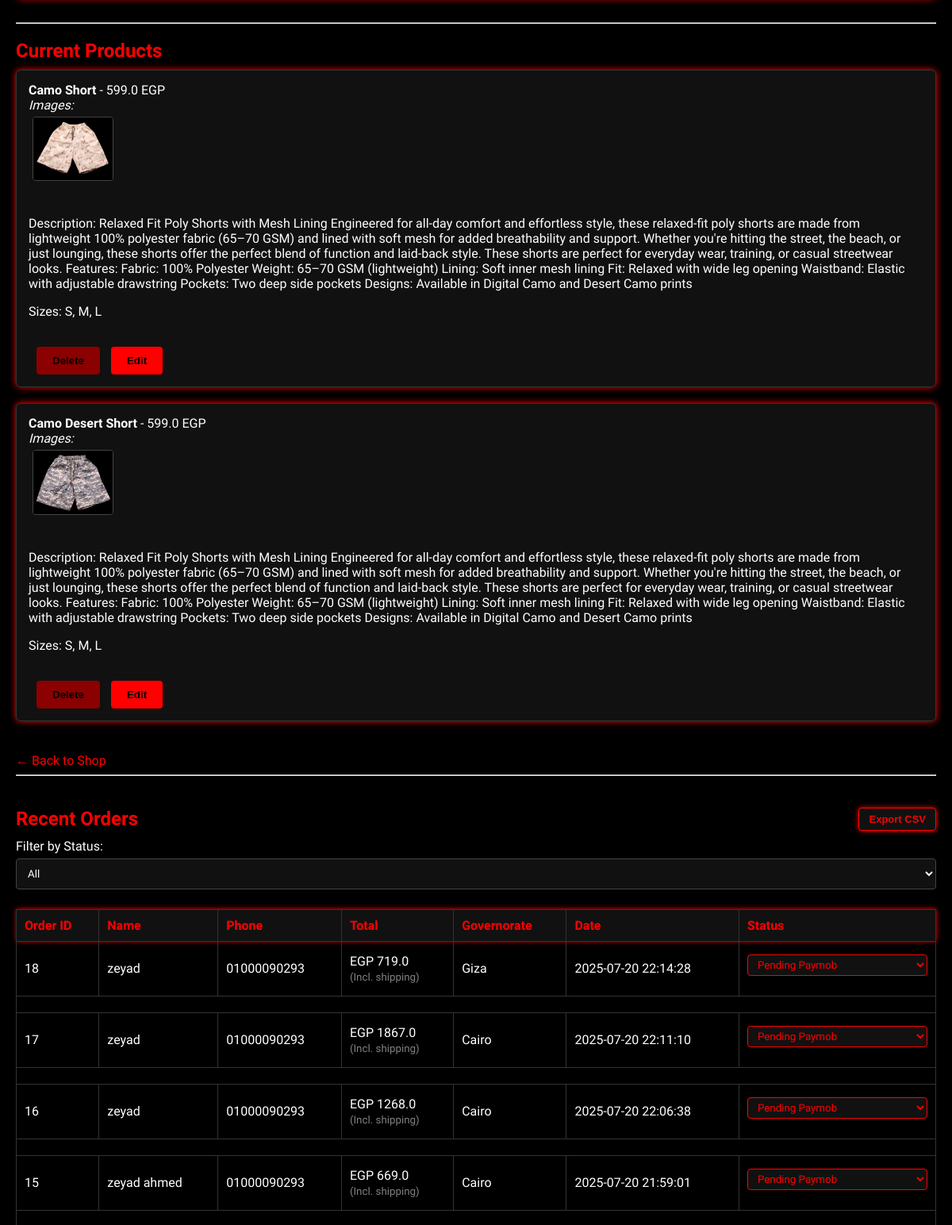
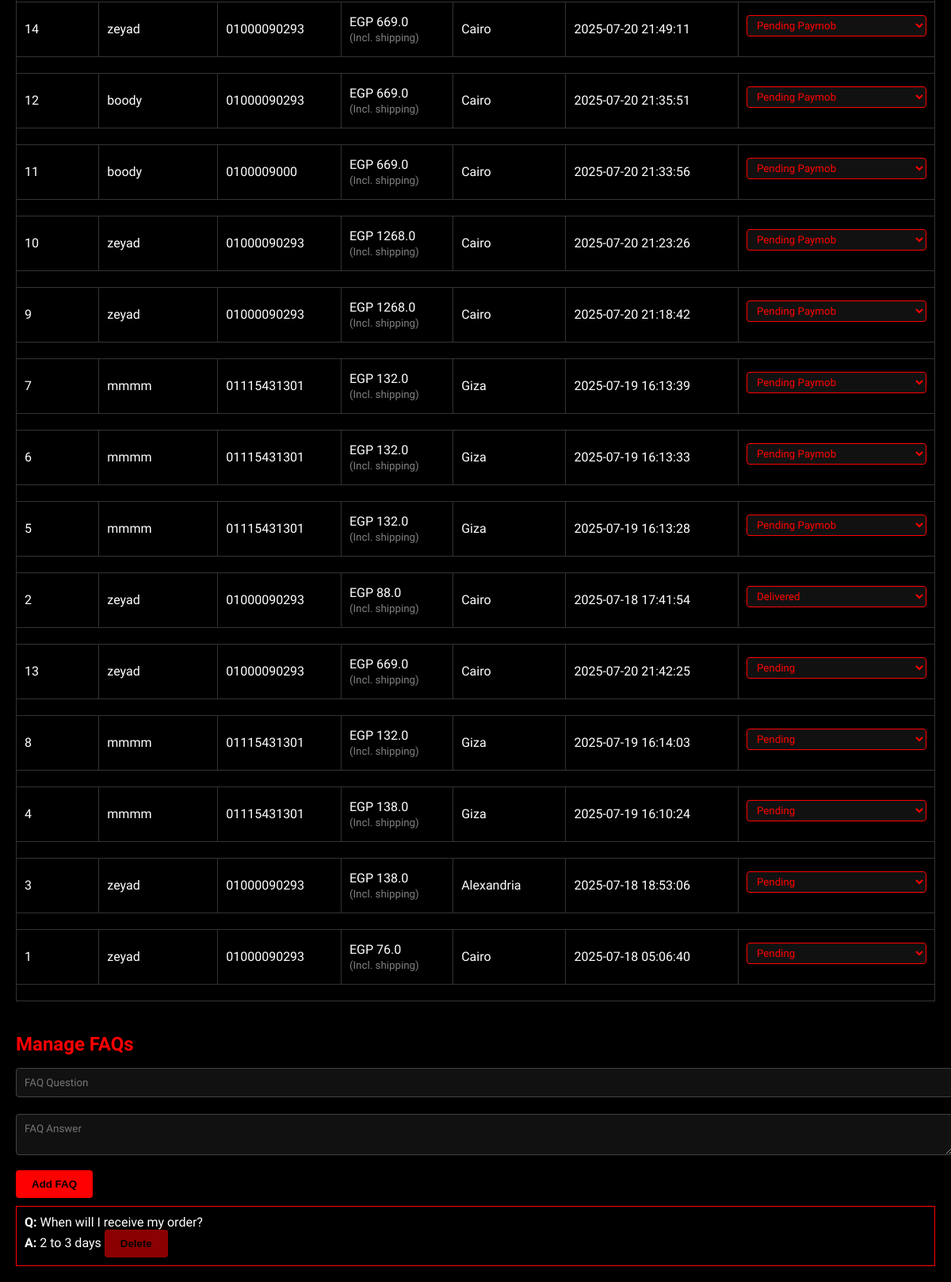
/admin (signed in, lower part), run on an earlier commit of the app's database (2 pictures, top to bottom).
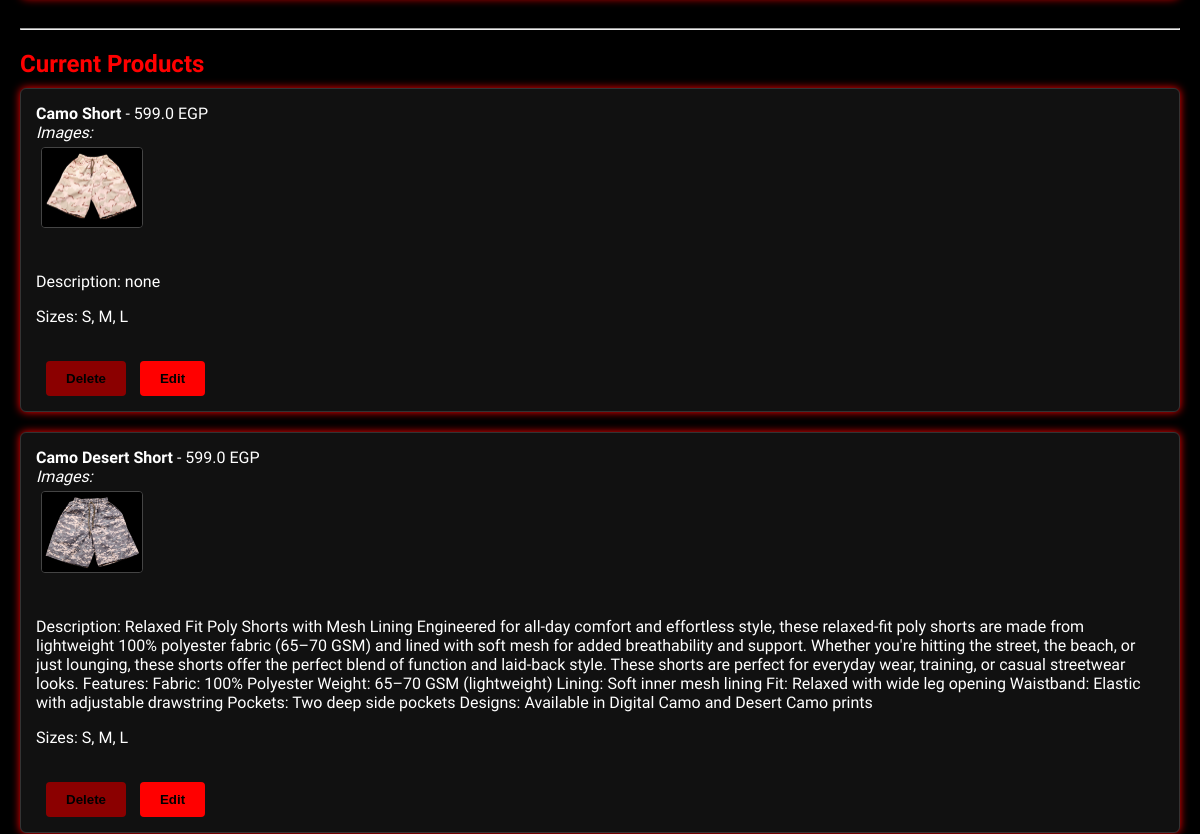
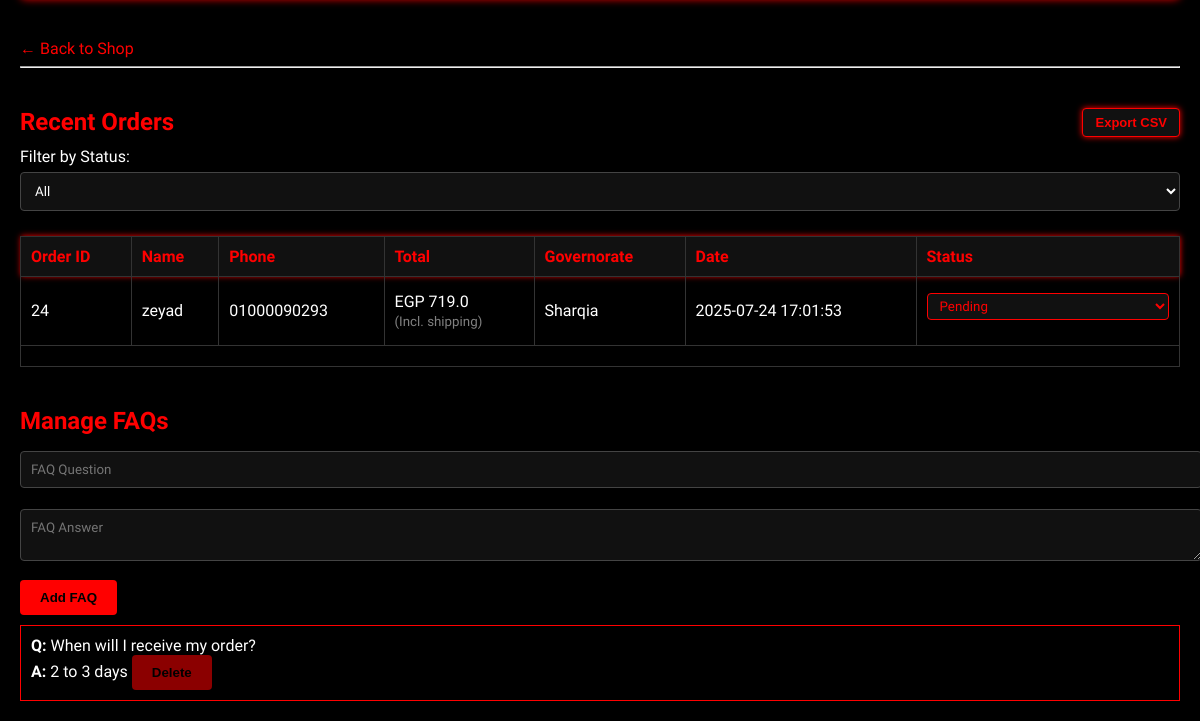
And on a later commit of the database (2 pictures, top to bottom).
### tables this page shows
CREATE TABLE products (
                id INTEGER PRIMARY KEY AUTOINCREMENT,
                name TEXT NOT NULL,
                price REAL NOT NULL,
                image TEXT, -- CHANGED: Removed NOT NULL constraint
                sizes TEXT,
                description TEXT
            );

CREATE TABLE orders (
            id INTEGER PRIMARY KEY AUTOINCREMENT,
            name TEXT NOT NULL,
            phone TEXT NOT NULL,
            address TEXT NOT NULL,
            building TEXT NOT NULL,
            floor TEXT NOT NULL,
            apartment TEXT NOT NULL,
            governorate TEXT NOT NULL,
            email TEXT,
            payment TEXT NOT NULL, -- e.g., 'Cash on Delivery', 'card', 'mobile_wallet'
            shipping REAL NOT NULL,
            total_price REAL NOT NULL,
            created_at TEXT NOT NULL,
            status TEXT NOT NULL, -- e.g., 'Pending Cash Delivery', 'Pending Paymob', 'Paid', 'Failed', etc.
            paymob_transaction_id TEXT, -- To store Paymob's transaction ID
            paymob_order_id TEXT -- To store Paymob's order ID (Paymob's internal order ID)
        );

CREATE TABLE faqs (
            id INTEGER PRIMARY KEY AUTOINCREMENT,
            question TEXT NOT NULL,
            answer TEXT NOT NULL
        );

### app.py (the view, shortened to what this page needs)
@app.route('/admin', methods=['GET', 'POST'])
def admin():
    if not session.get('admin'):
        return redirect(url_for('admin_login'))
    conn = sqlite3.connect('store.db')
    c = conn.cursor()
    status_filter = request.args.get('status')
    today = datetime.now().strftime('%Y-%m-%d')
    c.execute('SELECT COUNT(*) FROM orders WHERE DATE(created_at) = ?', (today,))
    orders_today = c.fetchone()[0] or 0
    c.execute('SELECT SUM(total_price) FROM orders WHERE DATE(created_at) = ? AND status = "Delivered"', (today,))
    sales_today = c.fetchone()[0] or 0
    c.execute('SELECT id, name, price, image, sizes, description FROM products')
    rows = c.fetchall()
    products = [{
        'id': row[0],
        'name': row[1],
        'price': row[2],
        'image': row[3],
        'sizes': row[4].split(',') if row[4] else [],
        'description': row[5],
    } for row in rows]
    for product in products:
        if product['image']:
            product['images'] = [path.strip() for path in product['image'].split(',') if path.strip()]
        else:
            product['images'] = []
    query = '''SELECT id, name, phone, governorate, total_price, created_at,
                      COALESCE(status, 'Unknown') as status,
                      payment, paymob_transaction_id
               FROM orders'''
    if status_filter:
        query += ' WHERE COALESCE(status, "Unknown") = ?'
    query += ''' ORDER BY
                      CASE COALESCE(status, 'Unknown')
                          WHEN 'Pending Paymob' THEN 0
                          WHEN 'Pending Cash Delivery' THEN 1
                          WHEN 'Paid' THEN 2
                          WHEN 'Shipped' THEN 3
                          WHEN 'Delivered' THEN 4
                          WHEN 'Failed' THEN 5
                          WHEN 'Unknown' THEN 6
                          ELSE 7
                      END,
                      created_at DESC
                '''
    if status_filter:
        c.execute(query, (status_filter,))
    else:
        c.execute(query)
    order_rows = c.fetchall()
    print(f"🛒 Orders fetched from DB: {len(order_rows)}")
    for row in order_rows:
     print(row)
    orders = []
    for order in order_rows:
     order_id = order[0]
     try:
         c.execute('''
             SELECT products.name, order_items.quantity, order_items.price, order_items.size
             FROM order_items
             JOIN products ON order_items.product_id = products.id
             WHERE order_id = ?
         ''', (order_id,))
         items = [{"name": i[0], "quantity": i[1], "price": i[2], "size": i[3]} for i in c.fetchall()]
         orders.append({
             'id': order_id,
             'name': order[1],
             'phone': order[2],
             'governorate': order[3],
             'total_price': order[4],
             'created_at': order[5],
             'status': order[6],
             'payment_method': order[7],
             'paymob_transaction_id': order[8],
             'items': items,
         })
     except Exception as e:
       print(f"Error processing order {order_id}: {e}")
    c.execute('SELECT COUNT(*) FROM visitors WHERE date = ?', (today,))
    visitor_count = c.fetchone()[0]
    c.execute('SELECT id, question, answer FROM faqs ORDER BY id DESC')
    faqs = [{'id': row[0], 'question': row[1], 'answer': row[2]} for row in c.fetchall()]
    conn.close()
    return render_template('admin.html',
                           products=products,
                           orders=orders,
                           visitor_count=visitor_count,
                           orders_today=orders_today,
                           sales_today=sales_today,
                           faqs=faqs)

### app.py (called while the page is built)
@app.before_request
def require_login():
    if request.endpoint == 'admin' and not session.get('admin'):
        return redirect(url_for('admin_login'))

### templates/admin.html (shortened to what the changed rows need)
<!DOCTYPE html>
<html>
<head>
</head>
<body>
    <hr>
    <h2>Current Products</h2>
    {% for product in products %}
    <div class="product">
        <strong>{{ product.name }}</strong> - {{ product.price }} EGP<br>
        <em>Images:</em>
        <div class="product-images-preview">
            {% if product.images %}
            {% for img_path in product.images %}
            <img src="{{ url_for('static', filename=img_path) }}" alt="Product Image">
            {% endfor %}
            {% else %}
            No images available.
            {% endif %}
        </div>
        <br>
        <p>Description: {{ product.description }}</p>
        <p>Sizes: {{ product.sizes | join(', ') }}</p>
        <br>
        <form method="POST" action="{{ url_for('delete_product', product_id=product.id) }}" class="inline">
            <button style="background-color: darkred;">Delete</button>
        </form>
        <form method="GET" action="{{ url_for('edit_product', product_id=product.id) }}" class="inline">
            <button>Edit</button>
        </form>
    </div>
    {% endfor %}
    <a href="/" class="back-link">&larr; Back to Shop</a>
    <hr>
    <div
        style="display: flex; justify-content: space-between; align-items: center; margin-top: 40px; margin-bottom: 10px;">
        <h2 style="margin: 0;">Recent Orders</h2>
        <form method="get" action="{{ url_for('export_orders_csv') }}">
        </form>
    </div>
    <form method="GET" action="{{ url_for('admin') }}" style="margin-bottom: 10px;">
        <label for="status">Filter by Status:</label>
        <select name="status" onchange="this.form.submit()">
        </select>
    </form>
    <table>
        <thead>
            <tr>
                <th>Order ID</th>
                <th>Name</th>
                <th>Phone</th>
                <th>Total</th>
                <th>Governorate</th>
                <th>Date</th>
                <th>Status</th>
            </tr>
        </thead>
        <tbody>
            {% for order in orders %}
            <tr class="order-row" onclick="toggleDetails('{{ order.id }}')">
                <td>{{ order.id }}</td>
                <td>{{ order.name }}</td>
                <td>{{ order.phone }}</td>
                <td>EGP {{ order.total_price }} <br><small style="color:gray;">(Incl. shipping)</small></td>
                <td>{{ order.governorate }}</td>
                <td>{{ order.created_at }}</td>
                <td>
                    <form method="POST" action="{{ url_for('update_order_status', order_id=order.id) }}">
                        <select name="status" onchange="this.form.submit()"
                            style="background:#111; color: red; border: 1px solid red; padding: 4px 8px; border-radius: 4px;">
                            {% for s in ['Pending', 'Shipped', 'Delivered', 'Pending Paymob', 'Pending Cash Delivery',
                            'Paid', 'Failed'] %}
                            <option value="{{ s }}" {% if order.status==s %}selected{% endif %}>{{ s }}</option>
                            {% endfor %}
                        </select>
                    </form>
                </td>
            </tr>
            <tr>
                <td colspan="7">
                </td>
            </tr>
            {% endfor %}
        </tbody>
    </table>
    <h2>Manage FAQs</h2>
    <form method="POST" action="{{ url_for('add_faq') }}">
        <input type="text" name="question" placeholder="FAQ Question" required>
        <textarea name="answer" placeholder="FAQ Answer" required></textarea>
        <button type="submit">Add FAQ</button>
    </form>
    {% for faq in faqs %}
    <div class="faq-item" style="border: 1px solid red; padding: 10px; margin-top: 10px;">
        <strong>Q:</strong> {{ faq.question }}<br>
        <strong>A:</strong> {{ faq.answer }}
        <form method="POST" action="{{ url_for('delete_faq', faq_id=faq.id) }}" style="display:inline;">
            <button type="submit" style="background-color: darkred;">Delete</button>
        </form>
    </div>
    {% endfor %}
</body>
</html>

What changed in the data, as far as the page shows it:
removed orders: id "18", name "zeyad", phone "01000090293", total_price "719.0", governorate "Giza", created_at "2025-07-20 22:14:28", status "Pending Paymob"
removed orders: id "17", name "zeyad", phone "01000090293", total_price "1867.0", governorate "Cairo", created_at "2025-07-20 22:11:10", status "Pending Paymob"
removed orders: id "16", name "zeyad", phone "01000090293", total_price "1268.0", governorate "Cairo", created_at "2025-07-20 22:06:38", status "Pending Paymob"
removed orders: id "15", name "zeyad ahmed", phone "01000090293", total_price "669.0", governorate "Cairo", created_at "2025-07-20 21:59:01", status "Pending Paymob"
removed orders: id "14", name "zeyad", phone "01000090293", total_price "669.0", governorate "Cairo", created_at "2025-07-20 21:49:11", status "Pending Paymob"
removed orders: id "12", name "boody", phone "01000090293", total_price "669.0", governorate "Cairo", created_at "2025-07-20 21:35:51", status "Pending Paymob"
removed orders: id "11", name "boody", phone "0100009000", total_price "669.0", governorate "Cairo", created_at "2025-07-20 21:33:56", status "Pending Paymob"
removed orders: id "10", name "zeyad", phone "01000090293", total_price "1268.0", governorate "Cairo", created_at "2025-07-20 21:23:26", status "Pending Paymob"
removed orders: id "9", name "zeyad", phone "01000090293", total_price "1268.0", governorate "Cairo", created_at "2025-07-20 21:18:42", status "Pending Paymob"
removed orders: id "7", name "mmmm", phone "01115431301", total_price "132.0", governorate "Giza", created_at "2025-07-19 16:13:39", status "Pending Paymob"
removed orders: id "6", name "mmmm", phone "01115431301", total_price "132.0", governorate "Giza", created_at "2025-07-19 16:13:33", status "Pending Paymob"
removed orders: id "5", name "mmmm", phone "01115431301", total_price "132.0", governorate "Giza", created_at "2025-07-19 16:13:28", status "Pending Paymob"
removed orders: id "2", name "zeyad", phone "01000090293", total_price "88.0", governorate "Cairo", created_at "2025-07-18 17:41:54", status "Delivered"
removed orders: id "13", name "zeyad", phone "01000090293", total_price "669.0", governorate "Cairo", created_at "2025-07-20 21:42:25"
removed orders: id "8", name "mmmm", phone "01115431301", total_price "132.0", governorate "Giza", created_at "2025-07-19 16:14:03", status "Pending"
removed orders: id "4", name "mmmm", phone "01115431301", total_price "138.0", governorate "Giza", created_at "2025-07-19 16:10:24"
removed orders: id "3", name "zeyad", phone "01000090293", total_price "138.0", governorate "Alexandria", created_at "2025-07-18 18:53:06"
removed orders: id "1", name "zeyad", phone "01000090293", total_price "76.0", governorate "Cairo", created_at "2025-07-18 05:06:40"
changed products "Camo Short": description "Relaxed Fit Poly Shorts with Mesh Lining Engineered for all-day comfort and effortless style, these relaxed-fit poly shorts are made from lightweight 100% polyester fabric (65–70 GSM) and lined with soft mesh for added breathability and support. Whether you're hitting the street, the beach, or just lounging, these shorts offer the perfect blend of function and laid-back style. These shorts are perfect for everyday wear, training, or casual streetwear looks. Features: Fabric: 100% Polyester Weight: 65–70 GSM (lightweight) Lining: Soft inner mesh lining Fit: Relaxed with wide leg opening Waistband: Elastic with adjustable drawstring Pockets: Two deep side pockets Designs: Available in Digital…" → "none"
added orders: id "24", name "zeyad", phone "01000090293", total_price "719.0", governorate "Sharqia", created_at "2025-07-24 17:01:53"
